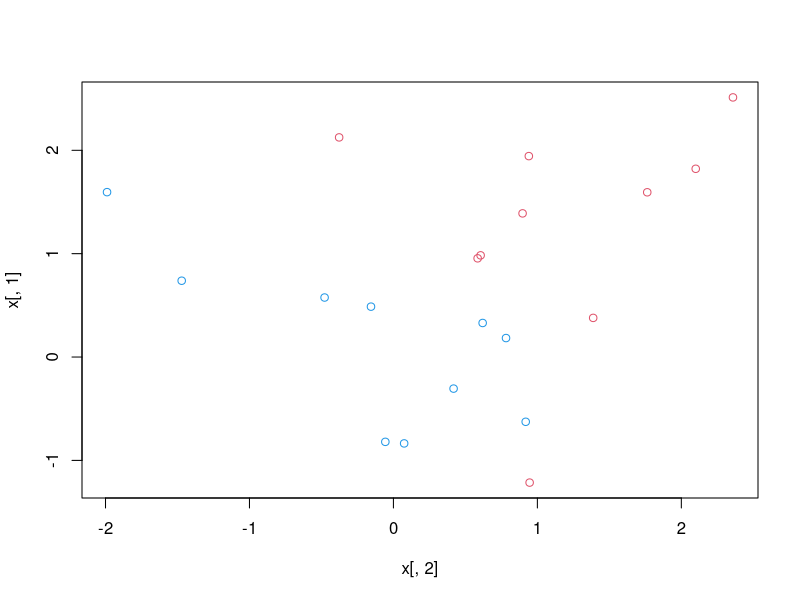
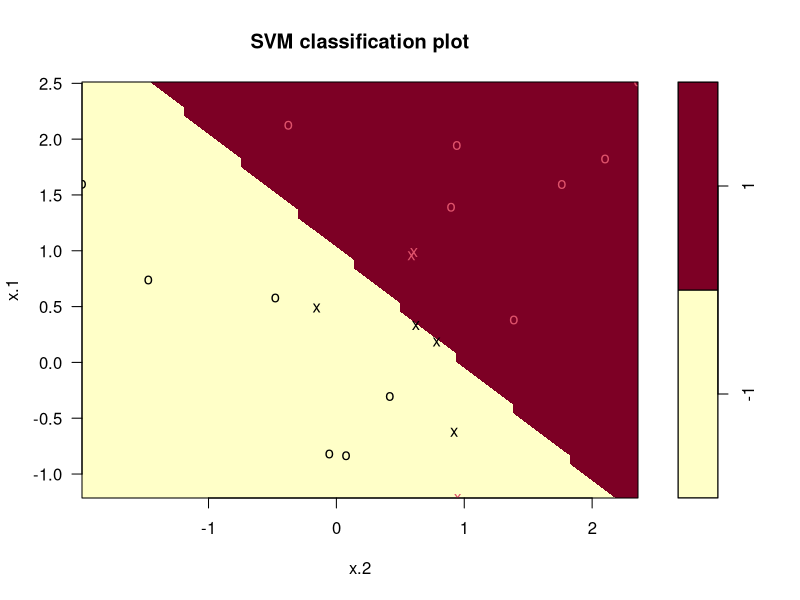
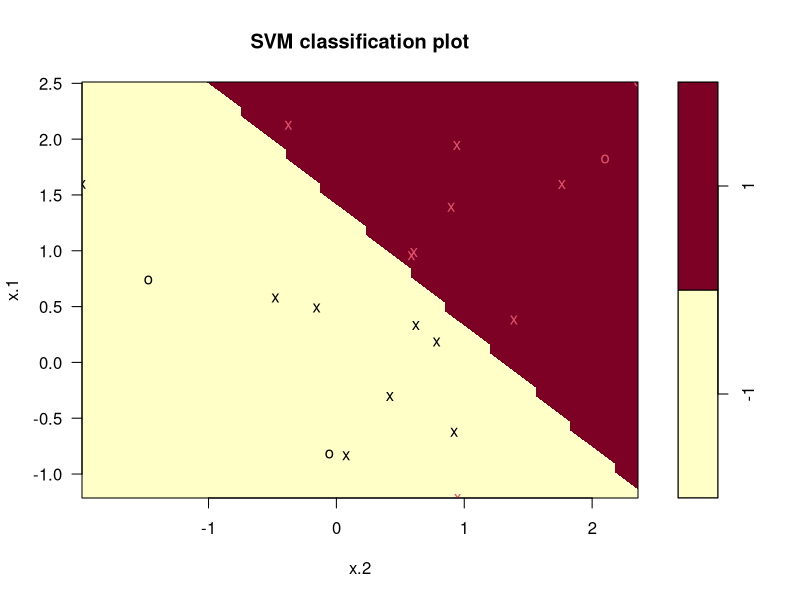
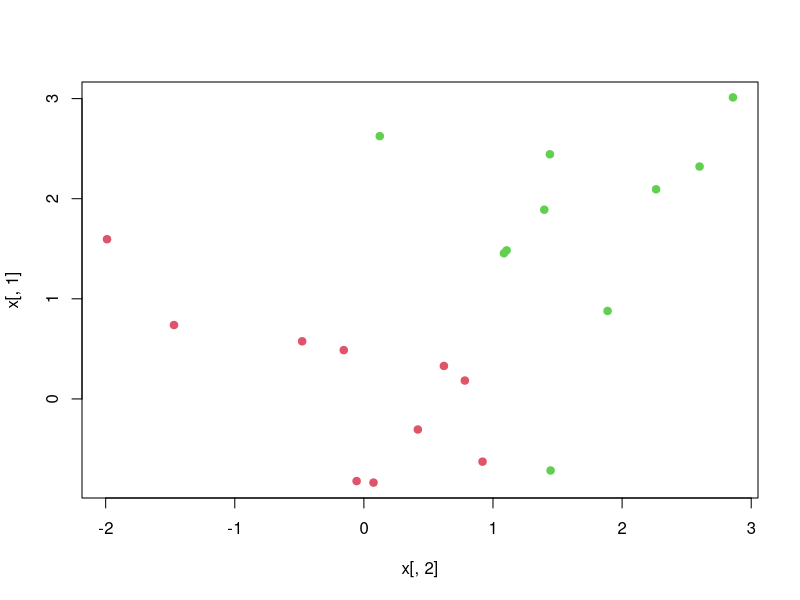
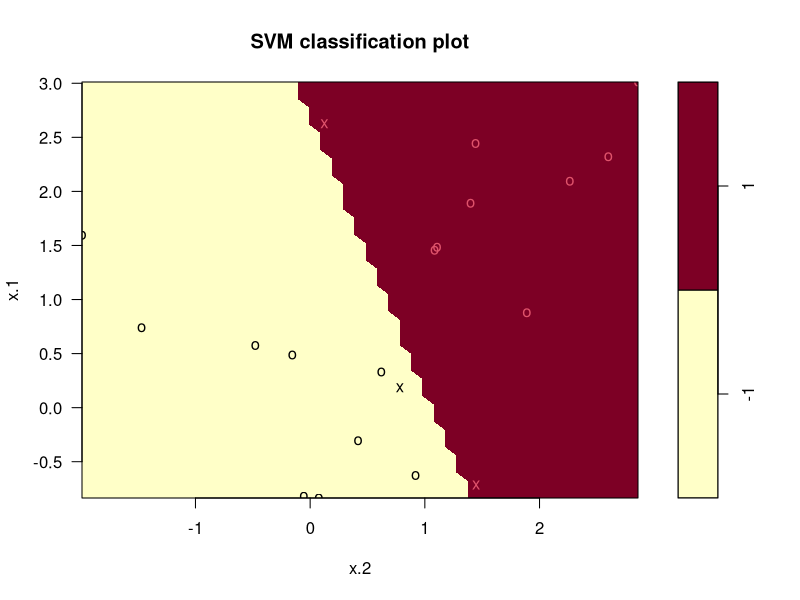
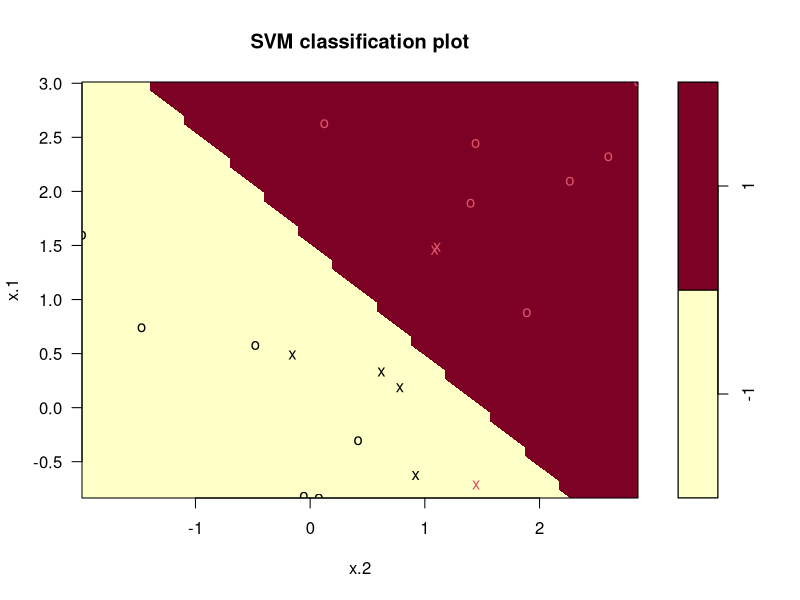

These charts were generated, in order, by the following R code:
rm(list=ls())
#########################################################
### Functions
#########################################################
installIfAbsentAndLoad  <-  function(neededVector) {
  if(length(neededVector) > 0) {
    for(thispackage in neededVector) {
      if(! require(thispackage, character.only = T)) {
     install.packages(thispackage)}
    require(thispackage, character.only = T)
    }
  }
}
##############################
### Load required packages ###
##############################
# 
needed <- c('e1071')      
installIfAbsentAndLoad(needed)
set.seed(1)
# The e1071 package contains the svm() function, which can
# be used to fit a support vector classifier when the
# argument kernel="linear" is used.
# 
# This function uses a slightly different formulation from
# (9.14) and (9.25) for the support vector classifier -
# instead of a budget, a cost is used. In the text, a high 
# budget meant a wider margin, whereas here, a high cost
# means a smaller margin (just the oppostite of the text's
# "C".

# A cost argument allows us to specify the cost of a
# violation to the margin. When the cost argument is small,
# then the margins will be wide and many support vectors
# will be on the margin or will violate the margin. When the
# cost argument is large, then the margins will be narrow
# and there will be few support vectors on the margin or
# violating the margin.
# 
# We now use the svm() function to fit the support vector
# classifier for a given value of the cost parameter. Here
# we demonstrate the use of this function on a
# two-dimensional example so that we can plot the resulting 
# decision boundary.
# 
# We begin by generating the observations, which belong to
# two classes.
x <- matrix(rnorm(20 * 2), ncol=2)
y <- c(rep(-1, 10), rep(1, 10))
x[y == 1,] <- x[y == 1,] + 1
# We begin by checking whether the classes are linearly separable.
plot(x[, 2], x[, 1], col=(3 - y))
# They are not!
# 
# Next, we fit the support vector classifier.
# 
# Note that in order for the svm() function to perform
# classification (as opposed to SVM-based regression), we
# must encode the response as a factor.
# 
# The argument scale=FALSE tells the svm() function not to
# scale each feature to have mean zero or standard deviation
# one; depending on the application, one might prefer to use
# scale=TRUE.
dat <- data.frame(x=x, y=as.factor(y))
svmfit <- svm(y ~ ., data=dat, kernel="linear", cost=10, scale=FALSE)
# We can now plot the support vector classifier obtained:
plot(svmfit, dat)
# Note that the two arguments to the plot.svm() function are
# the output of the call to svm(), as well as the data used
# in the call to svm().
# 
# The region of feature space that will be assigned to the
# −1 class is shown in light blue, and the region that will
# be assigned to the +1 class is shown in purple. The
# decision boundary between the two classes is linear
# (because we used the argument kernel="linear"), though due
# to the way in which the plotting function is implemented
# in this library the decision boundary looks somewhat
# jagged in the plot.
# 
# We see that in this case only one observation  is
# misclassified. Note that here the second feature is
# plotted on the x-axis and the first feature is plotted on
# the y-axis, in contrast to the behavior of the usual
# plot() function in R.) The support vectors are plotted as
# crosses and the remaining observations are plotted as
# circles; We see here that there are seven support vectors.
# We can determine their identities as follows:
svmfit$index
# We can obtain some basic information about the support
# vector classifier fit using the summary() command:
summary(svmfit)
# This tells us, for instance, that a linear kernel was used
# with cost = 10, and that there were seven support vectors,
# four in one class and three in the other. The gamma
# parameter will be discussed later when we adress
# non-linear kernels.
# 
# What if we instead used a smaller value of the cost
# parameter?
svmfit <- svm(y ~ ., data=dat, kernel="linear", cost=0.1, scale=FALSE)
plot(svmfit, dat)
svmfit$index
# Now that a smaller value of the cost parameter is being
# used, we obtain a larger number of support vectors,
# because the margin is now wider. Unfortunately, the svm()
# function does not explicitly output the coefficients of 
# the linear decision boundary obtained when the support
# vector classifier is fit, nor does it output the width of
# the margin.
# 
# The e1071 library includes a built-in function, tune(), to
# perform cross validation.
# 
# By default, tune() performs ten-fold cross-validation on a
# set of models of interest. In order to use this function,
# we pass in relevant information about the set of models
# that are under consideration. The following command
# indicates that we want to compare SVMs with a linear 
# kernel, using a range of values of the cost parameter.
set.seed(1)
tune.out <- tune(svm,y ~ ., data=dat, kernel="linear", 
                 ranges=list(cost=c(0.001, 0.01, 0.1, 1,5, 10, 100)))
# We can easily access the cross-validation errors for each
# of these models using the summary() command:
summary(tune.out)
# We see that cost=0.1 results in the lowest 
# cross-validation error rate (the error column). The
# dispersion column is the standard deviation of the error
# rate across the folds.
# 
# The tune() function stores the best model obtained, which
# can be accessed as follows:
bestmod <- tune.out$best.model
summary(bestmod)
# The predict() function can be used to predict the class
# label on a set of test observations, at any given value of
# the cost parameter. We begin by generating a test data
# set.
xtest <- matrix(rnorm(20 * 2), ncol=2)
ytest <- sample(c(-1, 1), 20, rep=TRUE)
xtest[ytest==1,]=xtest[ytest==1,] + 1
testdat <- data.frame(x=xtest, y=as.factor(ytest))
# Now we predict the class labels of these test
# observations. Here we use the best model obtained through
# cross-validation in order to make predictions.
ypred <- predict(bestmod, testdat)
table(truth=testdat$y, predict=ypred)
# Thus, with this value of cost, 19 of the test observations
# are correctly classified.
# 
# What if we had instead used cost=0.01?
svmfit <- svm(y~., data=dat, kernel="linear", cost=.01, scale=FALSE)
ypred <- predict(svmfit, testdat)
table(truth=testdat$y, predict=ypred)
# In this case one additional observation is misclassified.
#
# Now consider a situation in which the two classes are
# linearly separable. Then we can find a separating
# hyperplane using the svm() function. We first further
# separate the two classes in our simulated data so that
# they are linearly separable:
x[y==1, ] <- x[y==1, ] + 0.5
plot(x[, 2], x[, 1], col=(y + 5) / 2, pch=19)
# Now the observations are just barely linearly separable.
# We fit the support vector classifier and plot the
# resulting hyperplane, using a very large value of cost so
# that no observations are misclassified.
dat <- data.frame(x=x, y=as.factor(y))
svmfit <- svm(y~., data=dat, kernel="linear", cost=1e5)
summary(svmfit)
plot(svmfit, dat)
# No training errors were made and only three support
# vectors were used. However, we can see from the figure
# that the margin is very narrow (because the observations
# that are not support vectors, indicated as circles, are
# very close to the decision boundary). It seems likely that
# this model will perform poorly on test data. We now try a
# smaller value of cost:
svmfit <- svm(y~., data=dat, kernel="linear", cost=1)
summary(svmfit)
plot(svmfit,dat)
# Using cost=1, we misclassify a training observation, but
# we also obtain a much wider margin and make use of seven
# support vectors. It seems likely that this model will
# perform better on test data than the model with cost=1e5.
